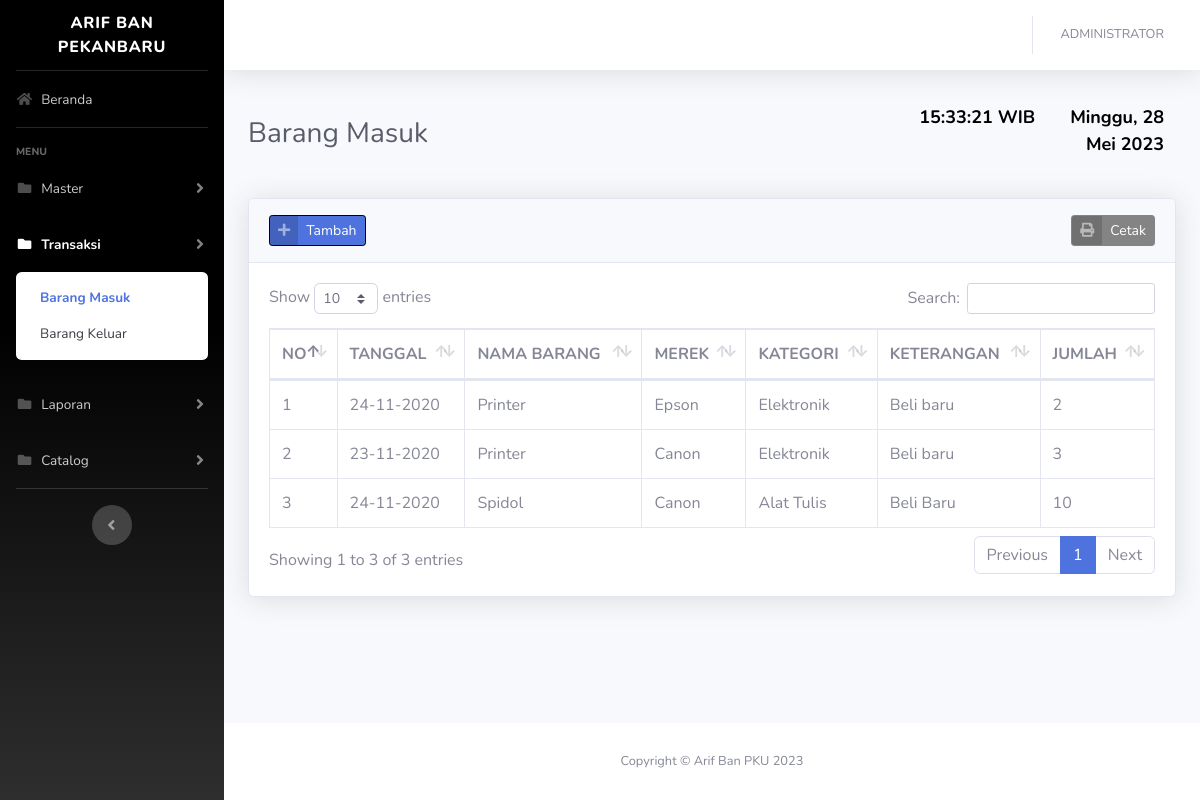
The app's page /?barang_masuk (signed in) with its own data.
### tables this page shows
CREATE TABLE `barang_masuk` (
  `idbarang_masuk` int(11) NOT NULL,
  `barang_id` int(11) NOT NULL,
  `jumlah` int(11) NOT NULL,
  `keterangan` varchar(256) NOT NULL,
  `tanggal` date NOT NULL
);

CREATE TABLE `barang` (
  `idbarang` int(11) NOT NULL,
  `merek_id` int(11) NOT NULL,
  `kategori_id` int(11) NOT NULL,
  `nama_barang` varchar(128) NOT NULL,
  `keterangan` varchar(256) NOT NULL,
  `stok` int(11) NOT NULL
);

CREATE TABLE `merek` (
  `idmerek` int(11) NOT NULL,
  `nama_merek` varchar(128) NOT NULL,
  `keterangan` varchar(256) NOT NULL
);

CREATE TABLE `kategori` (
  `idkategori` int(11) NOT NULL,
  `nama_kategori` varchar(128) NOT NULL,
  `keterangan` varchar(256) NOT NULL
);

### config/function.php (called while the page is built, shortened)
<?php
function base_url(){
    $base_url= ((isset($_SERVER['HTTPS']) && $_SERVER['HTTPS'] == "on") ? "https" : "http");
    $base_url.= "://".$_SERVER['HTTP_HOST'];
    $base_url.= str_replace(basename($_SERVER['SCRIPT_NAME']),"",$_SERVER['SCRIPT_NAME']);
    return $base_url;
}
?>

### views/transaksi/barang_masuk.php (the view, shortened to what this page needs)
<div class="container-fluid">
    <div class="d-sm-flex align-items-center justify-content-between mb-4">
        <h1 class="h3 mb-0 text-gray-800">Barang Masuk</h1>
        <?php include_once('jam&tanggal.php'); ?>
    </div>
    <div class="card shadow mb-4">
        <div class="card-header py-3">
            <a href="#" class="btn btn-primary btn-icon-split btn-sm" data-toggle="modal" data-target="#barang_masuk">
                <span class="icon text-white-50">
                    <i class="fas fa-plus"></i>
                </span>
                <span class="text">Tambah</span>
            </a>
            <a href="<?=base_url();?>process/cetak_barang_masuk.php" target="_blank"
                class="btn btn-info btn-icon-split btn-sm float-right">
                <span class="icon text-white-50">
                    <i class="fas fa-print"></i>
                </span>
                <span class="text">Cetak</span>
            </a>
        </div>
        <div class="card-body">
            <div class="table-responsive">
                <table class="table table-bordered table-hover" id="dataTable" width="100%" cellspacing="0">
                    <thead>
                        <tr>
                            <th width="20">NO</th>
                            <th>TANGGAL</th>
                            <th>NAMA BARANG</th>
                            <th>MEREK</th>
                            <th>KATEGORI</th>
                            <th>KETERANGAN</th>
                            <th>JUMLAH</th>
                        </tr>
                    </thead>
                    <tbody>
                        <?php
                        $n=1;
                        $query = mysqli_query($con,"SELECT x.*,x1.nama_barang,x2.nama_merek,x3.nama_kategori FROM barang_masuk x JOIN barang x1 ON x1.idbarang=x.barang_id JOIN merek x2 ON x2.idmerek=x1.merek_id JOIN kategori x3 ON x3.idkategori=x1.kategori_id ORDER BY x.idbarang_masuk DESC")or die(mysqli_error($con));
                        while($row = mysqli_fetch_array($query)):
                        ?>
                        <tr>
                            <td><?= $n++; ?></td>
                            <td><?= date('d-m-Y',strtotime($row['tanggal'])); ?></td>
                            <td><?= $row['nama_barang']; ?></td>
                            <td><?= $row['nama_merek']; ?></td>
                            <td><?= $row['nama_kategori']; ?></td>
                            <td><?= $row['keterangan']; ?></td>
                            <td><?= $row['jumlah']; ?></td>
                        </tr>
                        <?php endwhile; ?>
                    </tbody>
                </table>
            </div>
        </div>
    </div>
</div>

### records on screen
barang_masuk: tanggal "24-11-2020", barang.nama_barang "Printer", merek.nama_merek "Epson", kategori.nama_kategori "Elektronik", keterangan "Beli baru", jumlah "2"
barang_masuk: tanggal "23-11-2020", barang.nama_barang "Printer", merek.nama_merek "Canon", kategori.nama_kategori "Elektronik", keterangan "Beli baru", jumlah "3"
barang_masuk: tanggal "24-11-2020", barang.nama_barang "Spidol", merek.nama_merek "Canon", kategori.nama_kategori "Alat Tulis", keterangan "Beli Baru", jumlah "10"

### other values on screen
$_SESSION['fullname'] "ADMINISTRATOR"
